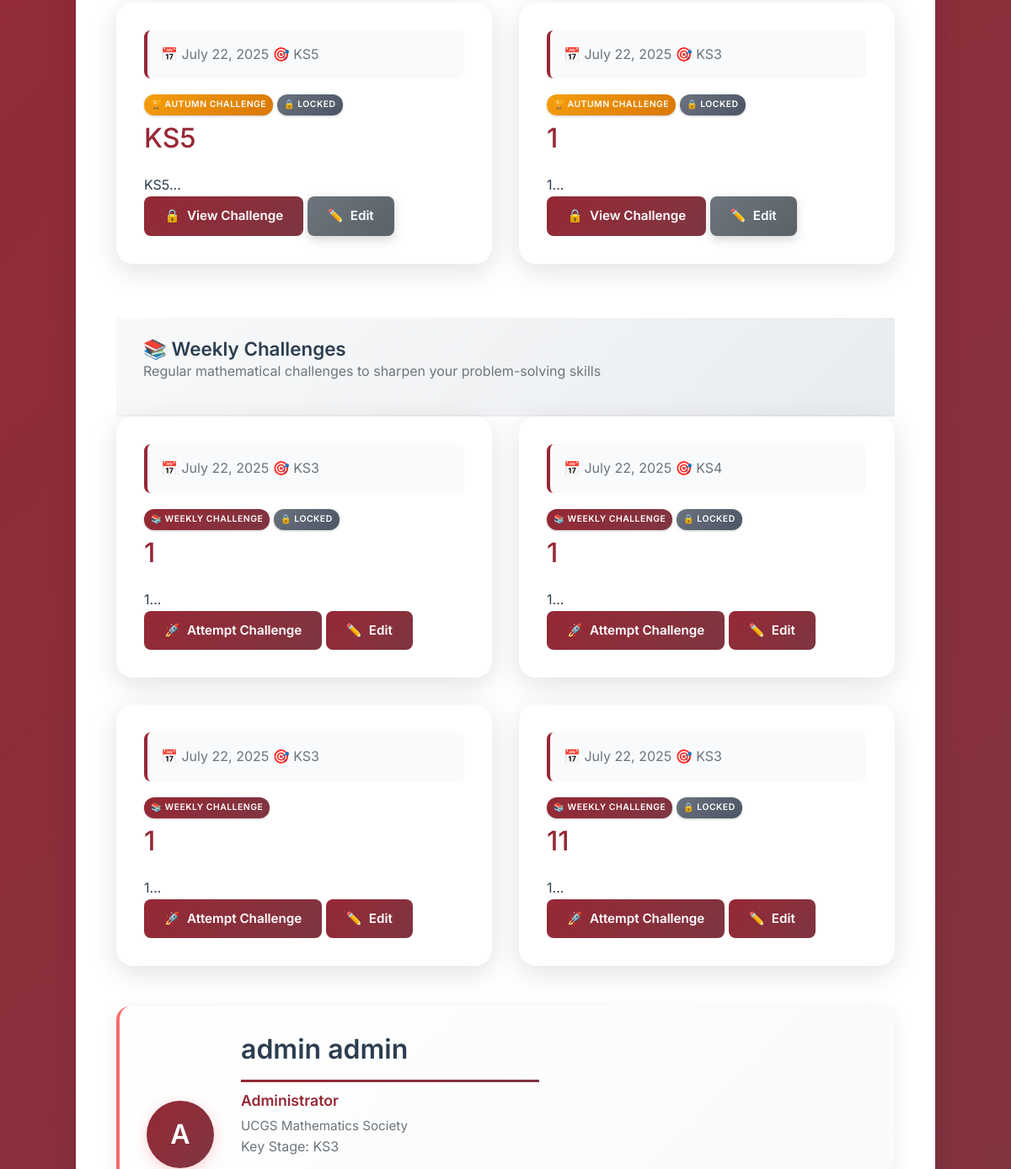
Before: /challenges (signed in, middle part) with the older database file.
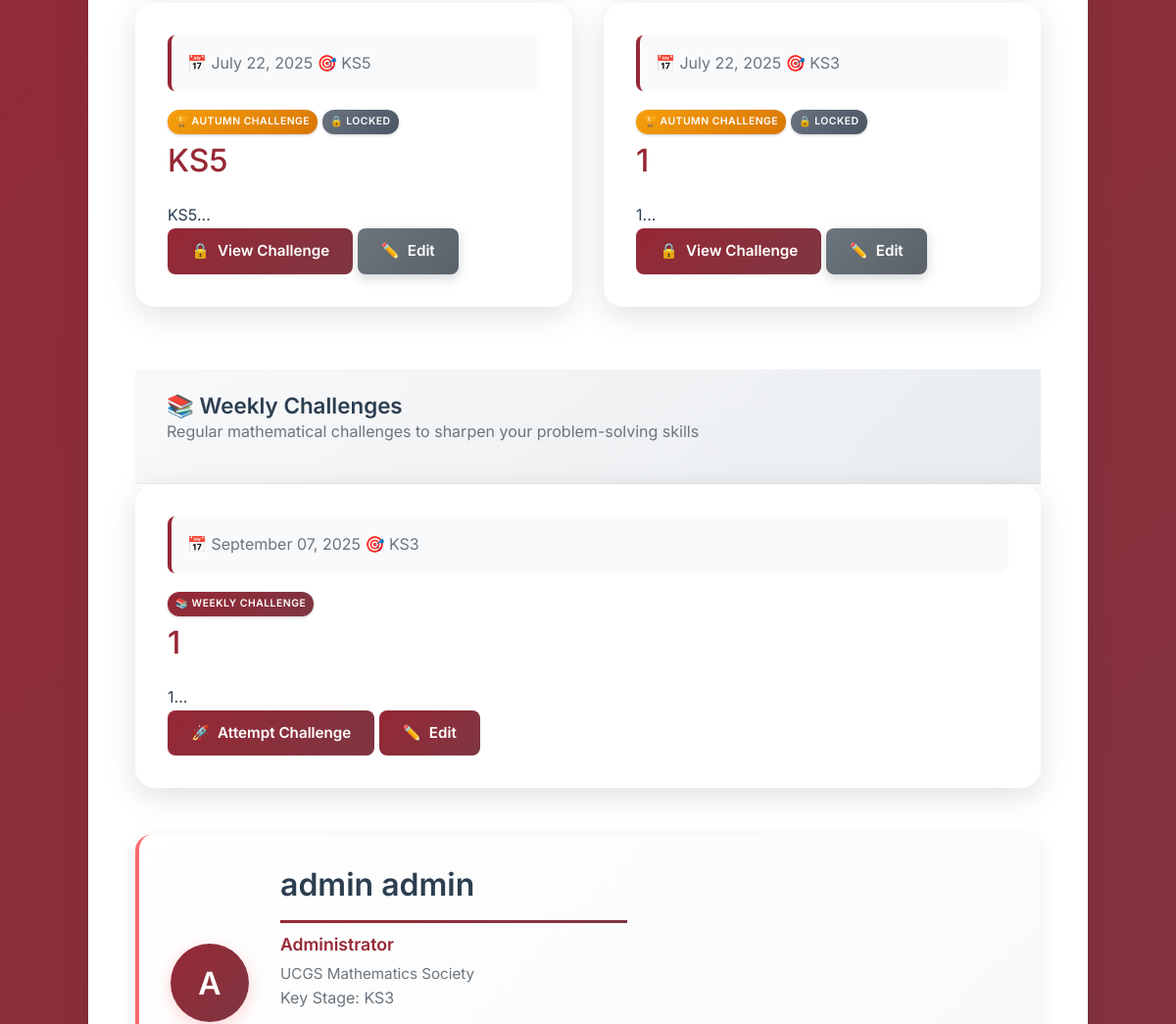
After: the same page with the newer database file.
### app/models.py (models this page shows, shortened)
class SummerChallenge(db.Model):
    __tablename__ = "summer_challenge"
    id = db.Column(db.Integer, primary_key=True)
    title = db.Column(db.String(100), nullable=False, index=True)
    content = db.Column(db.Text, nullable=False)
    date_posted = db.Column(db.DateTime, default=datetime.datetime.now, nullable=False)
    duration_hours = db.Column(db.Integer, default=24, nullable=False)
    file_url = db.Column(db.String(100))
    key_stage = db.Column(db.String(3), nullable=False, index=True)
    is_manually_locked = db.Column(db.Boolean, default=False, nullable=False)  # Add this field
    release_at = db.Column(db.DateTime, nullable=True, index=True)
    answer_boxes = db.relationship(
        'SummerChallengeAnswerBox',
        back_populates='challenge',
        lazy='dynamic',
        cascade='all, delete-orphan',
        order_by="SummerChallengeAnswerBox.order"
    )
    submissions = db.relationship(
        'SummerSubmission',
        back_populates='challenge',
        lazy='dynamic'
    )
    @property
    def is_locked(self):
        from datetime import timedelta
        return (self.is_manually_locked or
                datetime.datetime.now() > self.date_posted + timedelta(hours=self.duration_hours))

class Challenge(db.Model):
    __tablename__ = "challenge"
    id = db.Column(db.Integer, primary_key=True, autoincrement=True)
    title = db.Column(db.String(100), nullable=False, index=True)
    content = db.Column(db.Text, nullable=False)
    date_posted = db.Column(db.DateTime, nullable=False, default=datetime.datetime.now, index=True)
    file_url = db.Column(db.String(100))
    key_stage = db.Column(db.String(3), nullable=False, index=True)
    first_correct_submission = db.Column(db.DateTime)
    release_at = db.Column(db.DateTime, nullable=True, index=True)
    is_manually_locked = db.Column(db.Boolean, default=False, nullable=False)
    lock_after_hours = db.Column(db.Integer, nullable=True)
    answer_boxes = db.relationship(
        "ChallengeAnswerBox",
        back_populates="challenge",
        lazy="dynamic",
        cascade="all, save-update",
        order_by="ChallengeAnswerBox.order"
    )
    submissions = db.relationship(
        "AnswerSubmission",
        back_populates="challenge",
        lazy="dynamic"
    )
    @property
    def is_locked(self):
        from datetime import datetime, timedelta
        if self.is_manually_locked:
            return True
        if self.lock_after_hours and self.release_at:
            lock_time = self.release_at + timedelta(hours=self.lock_after_hours)
            return datetime.now() > lock_time
        return False

class User(UserMixin, db.Model):
    __tablename__ = "users"
    id = db.Column(db.Integer, primary_key=True)
    full_name = db.Column(db.String(100), nullable=False, index=True)
    email = db.Column(db.String(120), unique=True, nullable=False, index=True)
    year = db.Column(db.Integer)
    maths_class = db.Column(db.String(100))
    password_hash = db.Column(db.String(128))
    is_admin = db.Column(db.Boolean, default=False, nullable=False)
    key_stage = db.Column(db.String(3), nullable=False, index=True)
    school_id = db.Column(db.Integer, db.ForeignKey('school.id'), nullable=True, index=True)
    is_competition_participant = db.Column(db.Boolean, default=False, nullable=False)
    submissions = db.relationship(
        "AnswerSubmission",
        back_populates="user",
        lazy="dynamic",
        cascade="all, delete-orphan"
    )
    articles = db.relationship(
        "Article",
        back_populates="author",
        lazy="dynamic",
        cascade="all, save-update"
    )

### app/main/routes.py (the view, shortened to what this page needs)
@bp.route("/challenges")
def challenges():
    page = request.args.get("page", 1, type=int)
    try:
        now = datetime.datetime.now()
        challenges_pagination = None
        summer_challenges = []
        if current_user.is_authenticated:
            is_summer_participant = getattr(current_user, "is_competition_participant", False)
            is_admin = getattr(current_user, "is_admin", False)
            if is_admin:
                challenges_pagination = Challenge.query.order_by(
                    Challenge.date_posted.desc()
                ).paginate(page=page, per_page=6, error_out=False)
                summer_challenges = SummerChallenge.query.order_by(
                    SummerChallenge.date_posted.desc()
                ).all()
        else:
            flash("Please log in to view challenges.", "info")
            return redirect(url_for('auth.login'))
        return render_template(
            "main/challenges.html",
            challenges=challenges_pagination,
            summer_challenges=summer_challenges
        )
    except SQLAlchemyError as e:
        current_app.logger.error(f"Error loading challenges: {str(e)}")
        flash("Unable to load challenges at this time.", "error")
        return redirect(url_for("main.home"))

### app/__init__.py (called while the page is built)
def initialize_extensions(app):
    ckeditor.init_app(app)
    db.init_app(app)
    login_manager.init_app(app)
    migrate.init_app(app, db, render_as_batch=True)
    from app.models import User
    @login_manager.user_loader
    def load_user(user_id):
        return User.query.get(int(user_id))

### app/templates/main/challenges.html (shortened to what this page needs)
{% extends "base.html" %}
{% block content %}
    <link rel="stylesheet" href="https://cdnjs.cloudflare.com/ajax/libs/mathquill/0.10.1/mathquill.min.css">
<div class="challenges-container">
    {% if current_user.is_authenticated and (current_user.is_competition_participant or current_user.is_admin) and summer_challenges %}
    <div class="summer-challenges-section">
        <div class="challenges-grid summer-grid">
            {% for summer in summer_challenges %}
            <article class="challenge-card summer-challenge-card">
                <div class="challenge-header">
                    <div class="challenge-meta">
                        <span class="challenge-date">
                            <span class="meta-icon">📅</span>
                            {{ summer.date_posted.strftime('%B %d, %Y') }}
                        </span>
                        <span class="challenge-keystage">
                            <span class="meta-icon">🎯</span>
                            {{ summer.key_stage.upper() }}
                        </span>
                    </div>
                    <div class="challenge-badge">
                        <span class="summer-badge">🏆 Autumn Challenge</span>
                    </div>
                    {% if summer.is_locked %}
                    <div class="challenge-badge locked">
                        <span class="status-icon">🔒</span>
                        <span>Locked</span>
                    </div>
                    {% endif %}
                </div>
                <div class="challenge-content">
                    <h2 class="challenge-title">
                        <a href="{{ url_for('main.summer_challenge', challenge_id=summer.id) }}">
                            {{ summer.title }}
                        </a>
                    </h2>
                    <div class="challenge-excerpt">
                        {{ summer.content | safe | striptags | truncate(200) }}...
                    </div>
                </div>
                <div>
                    <a href="{{ url_for('main.summer_challenge', challenge_id=summer.id) }}"
                       class="button challenge-attempt-btn {{ 'disabled' if summer.is_locked else '' }}">
                        <span>{% if summer.is_locked %}🔒{% else %}🚀{% endif %}</span>
                        {% if summer.is_locked %}View Challenge{% else %}Attempt Challenge{% endif %}
                    </a>
                    {% if current_user.is_admin %}
                    <a href="{{ url_for('admin.edit_challenge', challenge_id=summer.id) }}"
                       class="button button-secondary">
                        <span>✏️</span> Edit
                    </a>
                    {% endif %}
                </div>
            </article>
            {% else %}
            <div class="no-challenges">
                <div class="no-content-icon">🏆</div>
                <h3>No Autumn Challenges Available</h3>
                <p>Check back soon for new competition challenges for {{ current_user.key_stage.upper() }} students!</p>
            </div>
            {% endfor %}
        </div>
    </div>
    {% endif %}
    {% if current_user.is_authenticated and not current_user.is_competition_participant %}
    <div class="regular-challenges-section">
        <div class="section-header">
            <h2>📚 Weekly Challenges</h2>
            <p>Regular mathematical challenges to sharpen your problem-solving skills</p>
        </div>
        <div class="challenges-grid">
            {% for challenge in challenges.items %}
            <article class="challenge-card">
                <div class="challenge-header">
                    <div class="challenge-meta">
                        <span class="challenge-date">
                            <span class="meta-icon">📅</span>
                            {{ challenge.date_posted.strftime('%B %d, %Y') }}
                        </span>
                        <span class="challenge-keystage">
                            <span class="meta-icon">🎯</span>
                            {{ challenge.key_stage.upper() }}
                        </span>
                    </div>
                    <div class="challenge-badge">
                        <span class="weekly-badge">📚 Weekly Challenge</span>
                    </div>
                    {% if challenge.is_locked %}
                    <div class="challenge-badge locked">
                        <span class="status-icon">🔒</span>
                        <span>Locked</span>
                    </div>
                    {% endif %}
                </div>
                <div class="challenge-content">
                    <h2 class="challenge-title">
                        <a href="{{ url_for('main.challenge', challenge_id=challenge.id) }}">
                            {{ challenge.title }}
                        </a>
                    </h2>
                    <div class="challenge-excerpt">
                        {{ challenge.content | safe | striptags | truncate(200) }}...
                    </div>
                </div>
                <div>
                    <a href="{{ url_for('main.challenge', challenge_id=challenge.id) }}"
                       class="button challenge-attempt-btn">
                        <span>🚀</span> Attempt Challenge
                    </a>
                    {% if current_user.is_admin %}
                    <a href="{{ url_for('admin.edit_challenge', challenge_id=challenge.id) }}"
                       class="button button-outline">
                        <span>✏️</span> Edit
                    </a>
                    {% endif %}
                </div>
            </article>
            {% endfor %}
        </div>
    </div>
    {% endif %}
    {% if current_user.is_authenticated %}
    <div class="profile-header">
        <div class="profile-avatar">
            <div class="avatar-icon">
                <span>{{ current_user.full_name[0].upper() }}</span>
            </div>
        </div>
        <div class="profile-info">
            <h1>{{ current_user.full_name }}</h1>
            <p class="profile-role">{{ 'Administrator' if current_user.is_admin else 'Student' }}</p>
            <p class="profile-school">{{ current_user.school.name if current_user.school else 'UCGS Mathematics Society' }}</p>
            <p class="profile-keystage">Key Stage: {{ current_user.key_stage.upper() }}</p>
        </div>
    </div>
    {% endif %}
</div>
{% endblock %}

### app/templates/base.html (shortened to what this page needs)
<!DOCTYPE html>
<html lang="en">
    <head>
        <link rel="stylesheet" href="{{ url_for('static', filename='css/styles.min.css') }}">
        <link rel="stylesheet" href="https://cdnjs.cloudflare.com/ajax/libs/mathquill/0.10.1/mathquill.min.css">
</head>
<body>
    <main>
        {% block content %}{% endblock %}
    </main>
</body>
</html>

Changed rows visible on the page:
removed Challenge: date_posted "July 22, 2025", key_stage "KS3", is_manually_locked "LOCKED", title "1", content "1"
removed Challenge: date_posted "July 22, 2025", key_stage "KS4", is_manually_locked "LOCKED", title "1", content "1"
removed Challenge: date_posted "July 22, 2025", key_stage "KS3", title "1", content "1"
changed Challenge "KS3": date_posted "July 22, 2025" → "September 07, 2025"; title "11" → "1"; no longer shows "🔒 LOCKED"
